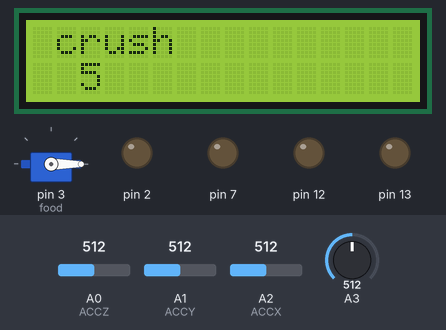
A sketch run on a simulated Arduino Uno, built with avr-gcc and run on an emulated ATmega328P. Shown: 16×2 character LCD, servo, output pins drawn as LEDs (lit = HIGH). Inputs (shaded band) come from the test bench; at power-on: A1 (ACCY) = 512, A0 (ACCZ) = 512, A2 (ACCX) = 512, A3 = 512. What the sketch prints to the serial monitor is not drawn.

Above: at 0.74 s.
At 1.7 s:
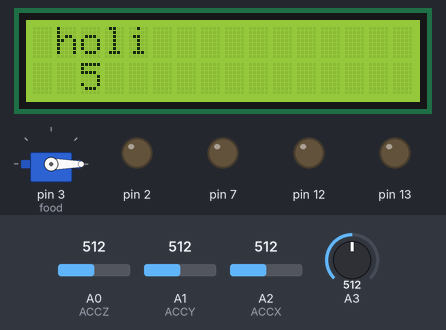
1.8 s: A1 (ACCY) set to 642
4.8 s: A1 (ACCY) set to 674
Timing chart, 0 to 7.8 s (numbered marks = the images above; inputs shaded):
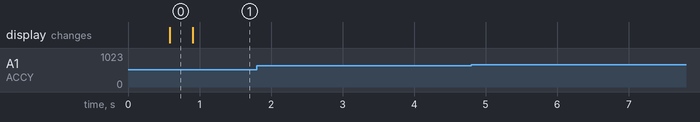

The sketch:

original.ino
```cpp
#include <MsTimer2.h>
#include <Wire.h>
#include <LiquidCrystal.h>
#include <Servo.h>

const int ACCX = A2;
const int ACCY = A1;
const int ACCZ = A0;

LiquidCrystal lcd(4,5,6,8,9,10,11);
int angX, angY;
int angX1, angY1 = 0;
int x, y, z;
Servo food;

void setup() {
  // put your setup code here, to run once:
  Serial.begin(9600);
  pinMode(13, OUTPUT);
  pinMode(3, OUTPUT);
  pinMode(10, OUTPUT);
  pinMode(7, OUTPUT);
  pinMode(8, OUTPUT);

  pinMode(12, OUTPUT);
  pinMode(11, OUTPUT);
  pinMode(2, OUTPUT);
  pinMode(9, OUTPUT);
  pinMode(4, OUTPUT);
  pinMode(5, OUTPUT);
  pinMode(6, OUTPUT);

  lcd.begin(16, 2);

  food.attach(3);
  food.write(0);

  delay(500);
}

void loop() {
  //lcd.clear();
  ang();
  crush();
  message(2,1,"5");
  Serial.print(readDistance());
  Serial.println("cm");
  //Servo90();
  angX1 = angX;
  angY1 = angY;
}
```

Servo.ino
```cpp
void Servo90(){
  food.write(90);
  delay(1000);
  food.write(0);
  delay(500);
}
```

ang.ino
```cpp
void ang(){
  int i;

  //50回センサ値を読み込んで平均を算出
  x = y = z = 0;
  for (i = 0 ; i <50 ; i++) {
    x = x + analogRead(ACCX) ; // Ｘ軸
    y = y + analogRead(ACCY) ; // Ｙ軸
    z = z + analogRead(ACCZ) ; // Ｚ軸
  }
  x = x / 50 ;
  y = y / 50 ;
  z = z / 50 ;
  /*
  x = analogRead(ACCX) ; // Ｘ軸
  y = analogRead(ACCY) ; // Ｙ軸
  z = analogRead(ACCZ) ; // Ｚ軸
  */

  //角度を求める
  angX = (x - 296) / 2.61 - 90;
  angY = (y - 264) / 2.57 - 90;

  Serial.print("X:");
  Serial.print(x);
  Serial.print(" ") ;
  Serial.print(angX);
  Serial.print(" Y:");
  Serial.print(y);
  Serial.print(" ") ;
  Serial.print(angY) ;
  Serial.print(" Z:");
  Serial.println(z);
}

int crush(){
  if(abs(angX - angX1) > 5 and abs(angY - angY1) > 5){
    lcd.clear();
    message(1,0,"crush");
    return 1;
  }else{
    lcd.clear();
    message(1,0,"holi");
    return 0;
  }
}
```

distance.ino
```cpp
int readDistance(){
  float dist1 = 5.0 * analogRead(3) / 1023;
  float dist2 = 26.549*pow(dist1, -1.2091);
  return dist2;
}
```

LCD.ino
```cpp
void message(int col, int row, String mess){
  lcd.setCursor(col,row);
  lcd.print(mess);

}
```

Measured:
- after the input at 1.8 s, every drawn part: stays the same
- after the input at 4.8 s, every drawn part: stays the same
